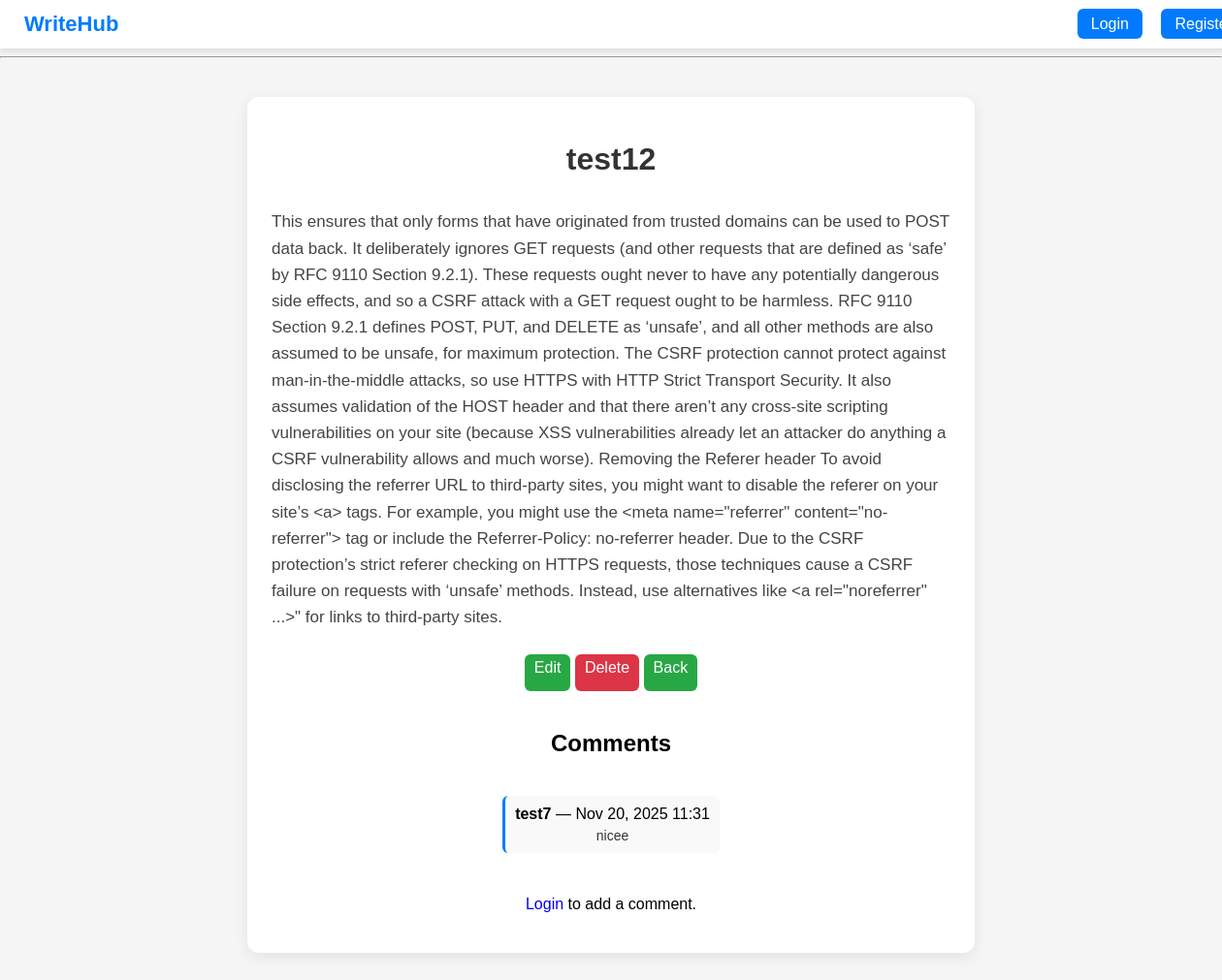
/blog/post/3/, run on the app's committed database.
### blogs/models.py (models this page shows, shortened)
class Post(models.Model):
    title = models.CharField(max_length=100)
    content = models.TextField()
    created_at = models.DateTimeField(auto_now_add=True)
    published = models.BooleanField(default=False)
    author = models.ForeignKey(User, on_delete=models.CASCADE, related_name='posts', null = True)
    image = models.ImageField(upload_to='media/', null = True, blank=True)

class Comment(models.Model):
    post = models.ForeignKey(Post, on_delete=models.CASCADE, related_name='comments')
    author = models.ForeignKey(User, on_delete=models.CASCADE)
    content = models.TextField()
    created_at = models.DateTimeField(auto_now_add=True)

### blogs/views.py (the view)
# urls.py: path('post/<int:pk>/', post_detail, name ='post_detail'),
def post_detail(request,pk):
    post = get_object_or_404(Post,pk=pk)
    comments = post.comments.order_by('created_at')
    if request.method ==  'POST':
        if not request.user.is_authenticated:
            messages.error('you have to login first to comment')
            return redirect('login')
        form = CommentForm(request.POST)
        if form.is_valid():
            comment = form.save(commit=False)
            comment.post = post
            comment.author = request.user
            comment.save()
            return redirect(post.get_absolute_url())
    else:
        form = CommentForm()
    return render(request, 'blogs/post_detail.html',
                  {'post':post, 'comments': comments, 'form': form})

### blogs/templates/blogs/post_detail.html (shortened to what this page needs)
{% extends "home/base.html" %}
{% block start %}
<div class="post-detail-container">
    <h1>{{ post.title }}</h1>
    <p class="post-detail-content">
        {{ post.content }}
    </p>
    <div class="post-detail-actions">
        <a href="{% url 'post_update' post.pk %}" class="btn-create">Edit</a>
        <a href="{% url 'post_delete' post.pk %}" class="btn-delete">Delete</a>
        <a href="{% url 'post_list' %}" class="btn-create" >Back</a>
    </div>
    <h2>Comments</h2>
    {% if comments %}
        <ul class="comment-list">
        {% for comment in comments %}
            <li>
                <strong>{{ comment.author.username }}</strong> — {{ comment.created_at|date:"M d, Y H:i" }}
                <p>{{ comment.content }}</p>
            </li>
        {% endfor %}
        </ul>
    {% else %}
        <p>No comments yet.</p>
    {% endif %}
    {% if user.is_authenticated %}
        <h3>Add a comment</h3>
        <form method="post">
            {% csrf_token %}
            {{ form.as_p }}
            <button type="submit" class="btn-submit">Comment</button>
        </form>
    {% else %}
        <p><a href="{% url 'login' %}">Login</a> to add a comment.</p>
    {% endif %}
</div>
{% endblock %}

### blogs/static/blogs/css/styles.css (style rules this page uses)
body { font-family: 'Arial', sans-serif; background-color: #f5f5f5; margin: 0; padding: 0; }
a { transition: 0.2s; text-decoration: none; }
.btn-create { display: inline-block; padding: 10px 18px; background-color: #28a745; color: white; border-radius: 6px; margin-bottom: 20px; transition: 0.3s; }
.post-detail-container { max-width: 700px; margin: 40px auto; background-color: #fff; padding: 25px; border-radius: 12px; box-shadow: 0px 4px 15px rgba(0,0,0,0.08); display: flex; flex-direction: column; align-items: center; text-align: center; }
.post-detail-container h1 { margin-bottom: 15px; color: #333; }
.post-detail-content { font-size: 17px; line-height: 1.6; color: #444; margin-bottom: 25px; text-align: left; width: 100%; }
.post-detail-actions a { display: inline-block; padding: 4px 10px; min-height: 30px; line-height: 1.2; text-decoration: none; border-radius: 6px; color: white; font-weight: 500; text-align: center; transition: 0.3s; }
.post-detail-actions .btn-delete { background-color: #dc3545; }
.comment-list { list-style: none; padding: 0; margin-top: 20px; }
.comment-list li { padding: 10px; margin-bottom: 12px; border-left: 3px solid #007BFF; background-color: #f9f9f9; border-radius: 6px; }
.comment-list li p { margin: 5px 0 0 0; color: #333; font-size: 14px; }

### data on the page
Post: title "test12", content "This ensures that only forms that have originated from trusted domains can be used to POST data back. It deliberately ignores GET requests (and other requests that are defined as ‘safe’ by RFC 9110 Section 9.2.1). These requests ought never to have any potentially dangerous side effects, and so a CSRF attack with a GET request ought to be harmless. RFC 9110 Section 9.2.1 defines POST, PUT, and DELETE as ‘unsafe’, and all other methods are also assumed to be unsafe, for maximum protection. The CSRF protection cannot protect against man-in-the-middle attacks, so use HTTPS with HTTP Strict Transport Security. It also assumes validation of the HOST header and that there aren’t any cross-site…"
Comment: author.username "test7", created_at "Nov 20, 2025 11:31", content "nicee"
